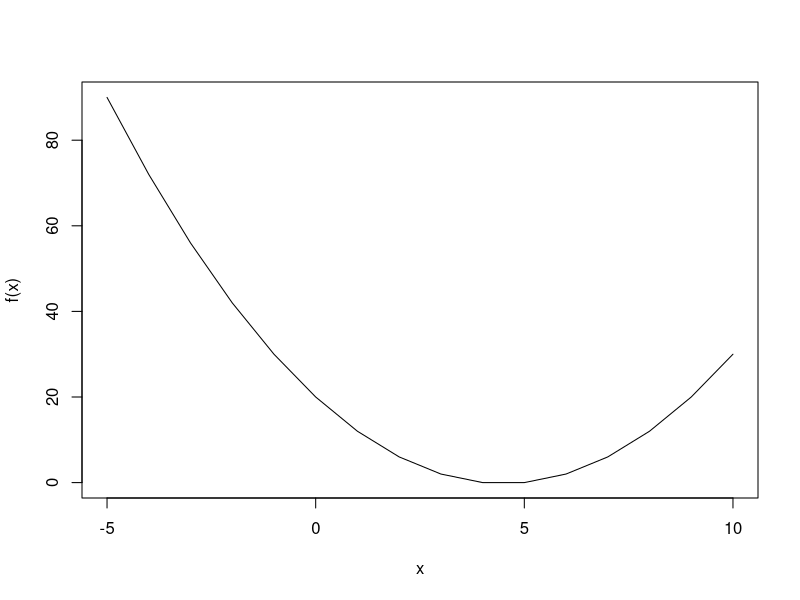
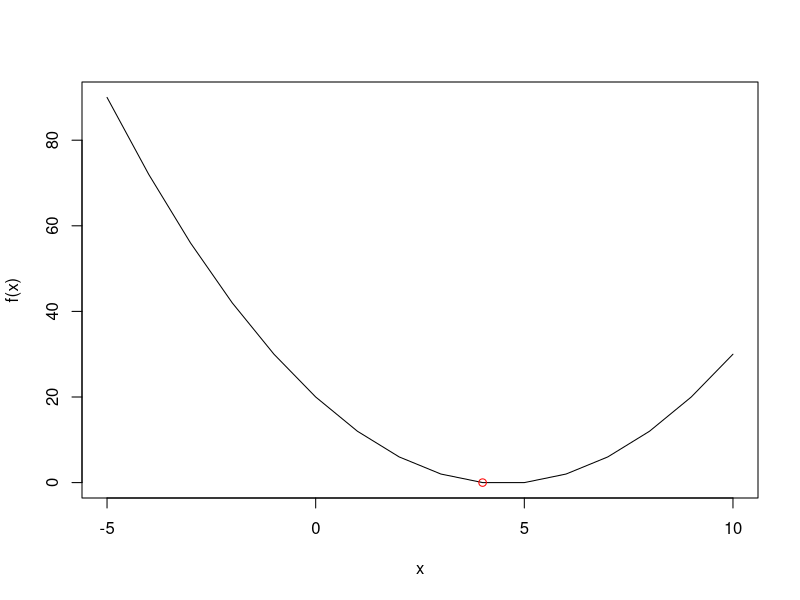

Source code (R) for these figures, in order:
## how to find the local min quickly
x <- seq(from = -5, to = 10, by = 1)
f <- function(x) {x-5 + (x-5)^2}
plot(x, f(x), type='l')

## find the smallest y without seeing all ys
## can only ask for y for given x
optSearch <- function (f, interval,
                      lower = min(interval),
                      mid = round((min(interval) + max(interval))/2),
                      upper = max(interval),
                      minimum = TRUE,
                      tol = .Machine$double.eps^0.25)
{
  #if (minimum) {
  #

  if(lower == mid | mid == upper) {
    ## optimum found
    return (c(mid, f(mid)))
  }

  fl <- f(lower)
  fm <- f(mid)
  fu <- f(upper)

  print(lower)
  print(fl)
  print(mid)
  print(fm)
  print(upper)
  print(fu)

  if (fl < fu) {
    print('searching lower half')
    optSearch(f, interval = c(lower, mid))
  } else {
    print('searching upper half')
    optSearch(f, interval = c(mid, upper))
  }

  #
  #} else {
  #
  #}
}

results <- optSearch(f, interval = range(x))

plot(x, f(x), type='l')
points(results[1], results[2], col='red')
